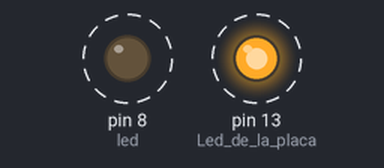
Simulated run of this sketch. Board: Arduino Uno, built with avr-gcc and run on an emulated ATmega328P. On the bench: output pins drawn as LEDs (lit = HIGH). Dashed ring = blinking.

Above: at 0.5 s.
Timing chart, 0 to 4.6 s (numbered marks = the images above):
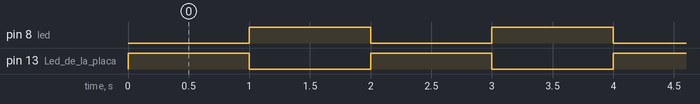

The sketch:

4_-_Blink_de_tres_leds_en_contrafase.ino
```cpp
// Guía 1 - Herramientas - Hello World
// 4 - Blink de tres leds en contrafase
// Usando el conexionado del punto anterior, genere un nuevo sketch para que los leds externos parpadeen en contrafase, es decir, mientras uno esté encendido, el otro se mantenga apagado.

// Defino elementos
#define led 8


void setup() {
  // Inicializo los leds como salida
  pinMode(LED_BUILTIN, OUTPUT);   // Led de la placa
  pinMode(led, OUTPUT);           // Led de la protoboard
}


void loop() {

  digitalWrite(LED_BUILTIN, HIGH);
  digitalWrite(led, LOW);
  delay(1000); // Espero 1 segundo


  digitalWrite(LED_BUILTIN, LOW);
  digitalWrite(led, HIGH);
  delay(1000); // Espero 1 segundo
}
```

Measured:
- by itself, pin 8 (led), pin 13 (Led_de_la_placa): alternates HIGH for 1.0 s and LOW for 1.0 s
